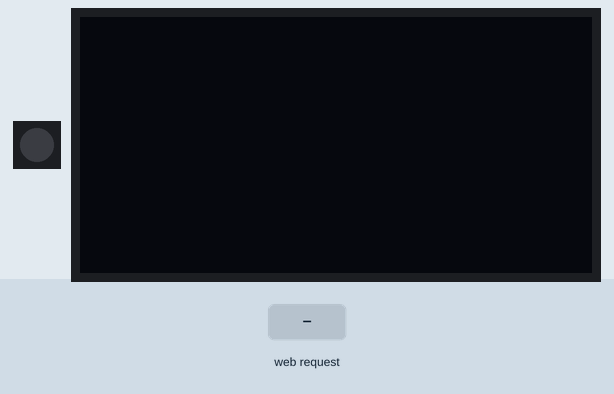
Bench run of a program on a simulated ESP32 board running MicroPython. Parts: 1 RGB LEDs in strip order, left to right, 128×64 one-colour display. The inputs (shaded band) are chosen by the test bench. Dim RGB values are drawn brighter than linear; the OLED is the two-colour kind (top 16 rows yellow); the board's own WiFi access point starts at once; threads take turns every 2 ms; library files of the repository ran but are not shown: ssd1306.py; what the program prints to the serial console is not drawn.

Above: at 1.2 s.
1.3 s: HTTP request GET /func4 received
At 1.52 s:
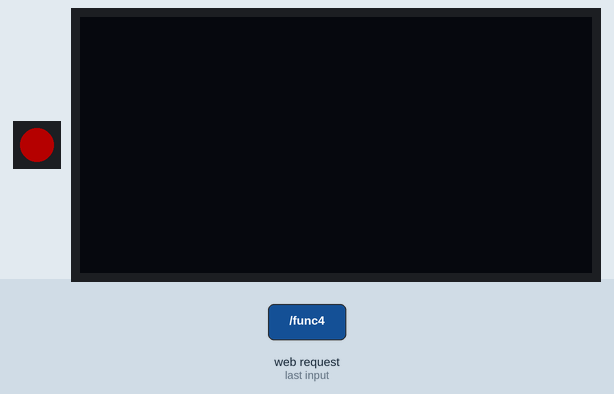
4.3 s: HTTP request GET /func1 received
At 5.5 s:
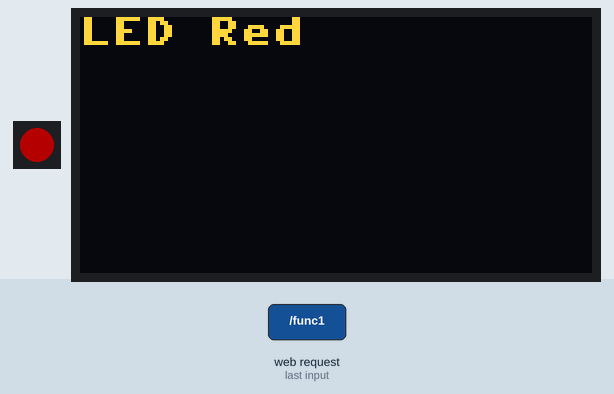
5.8 s: HTTP request GET /func2 received
At 6.8 s:
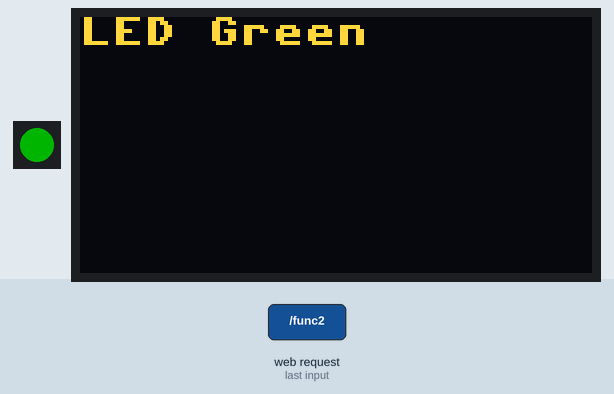
7.3 s: HTTP request GET /func3 received
At 7.9 s:
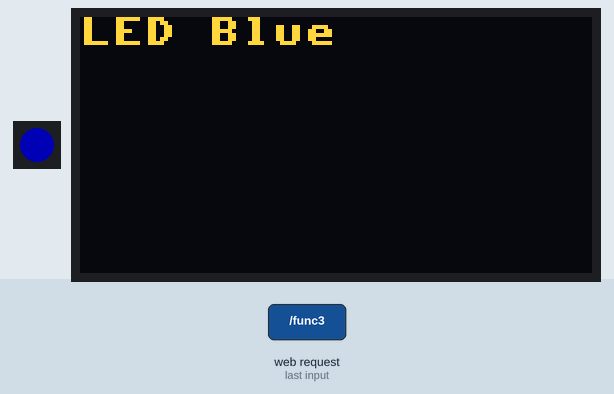
8.8 s: HTTP request GET /func6 received
At 9.2 s:
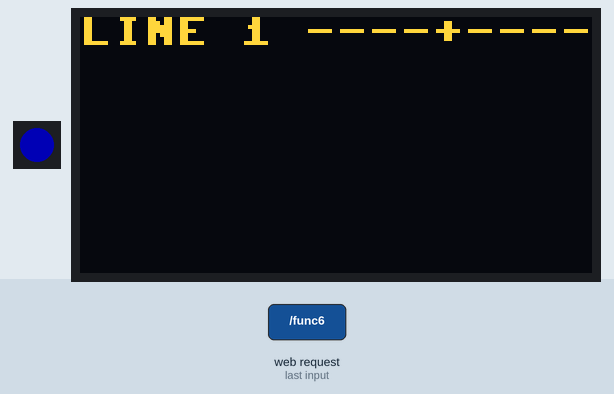
11.8 s: HTTP request GET /func5 received
At 12.6 s:
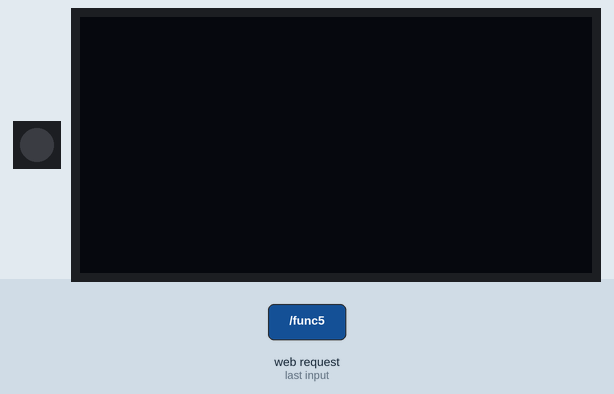
Timing chart, 0 to 14.3 s (numbered marks = the images above; inputs shaded):
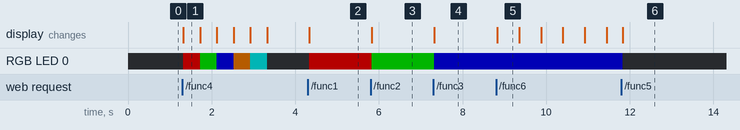

The program:

main.py
```python
"""
Copyright 2024 William H. Beebe, Jr.

Licensed under the Apache License, Version 2.0 (the "License");
you may not use this file except in compliance with the License.
You may obtain a copy of the License at

    http://www.apache.org/licenses/LICENSE-2.0

Unless required by applicable law or agreed to in writing, software
distributed under the License is distributed on an "AS IS" BASIS,
WITHOUT WARRANTIES OR CONDITIONS OF ANY KIND, either express or implied.
See the License for the specific language governing permissions and
limitations under the License.
"""
import machine  as ma
import neopixel as neo
import time     as ti
import config
import os

name = os.uname().machine.split(' ')[-1]
pinnum = 48
np = neo.NeoPixel(ma.Pin(pinnum), 1)

neopixel_colors = [
    (64, 0, 0),  # red
    (0, 64, 0),  # green
    (0, 0, 64),  # blue
    (64, 32, 0), # orange
    (0, 64, 64), # cyan
    (0, 0, 0)    # black
    ]

def cycle_colors():
    for color in neopixel_colors:
        np[0] = color
        np.write()
        ti.sleep_ms(400)
    np[0] = neopixel_colors[-1]
    np.write()

def do_action(action_to_do):
    if action_to_do == config.LED_RED or action_to_do == config.LED_GREEN or action_to_do == config.LED_BLUE or action_to_do == config.LED_OFF:
        np[0] = neopixel_colors[action_to_do]
        np.write()
    elif action_to_do == config.LED_CYCLE:
        cycle_colors();

from SimpleHttp import SimpleHttpServer
shs = SimpleHttpServer(SSID, SOFT_I2C, do_action, PLATFORM)
shs.run()
```

config.py
```python
"""
Copyright 2024 William H. Beebe, Jr.

Licensed under the Apache License, Version 2.0 (the "License");
you may not use this file except in compliance with the License.
You may obtain a copy of the License at

    http://www.apache.org/licenses/LICENSE-2.0

Unless required by applicable law or agreed to in writing, software
distributed under the License is distributed on an "AS IS" BASIS,
WITHOUT WARRANTIES OR CONDITIONS OF ANY KIND, either express or implied.
See the License for the specific language governing permissions and
limitations under the License.
"""
from micropython import const

# Enumerations to perform a task.
LED_RED = const(0)
LED_GREEN = const(1)
LED_BLUE = const(2)
LED_CYCLE = const(3)
LED_OFF = const(5)

# I2C pins for ESP32-S3-DevKit1
SDA_PIN = const(1)
SCL_PIN = const(2)

# SSD1306 OLED display
OLED_WIDTH = const(128)
OLED_HEIGHT = const(64)
OLED_LINE_MAX = const(6)
OLED_ADDR = const(61)

# ST25DV16K I2C RFID EEPROM
ST25DV_CMD = const(45)
ST25DV_USER_MEM = const(83)
ST25DV_SYS_MEM = const(87)
```

SimpleHttp.py
```python
"""
Copyright 2024 William H. Beebe, Jr.

Licensed under the Apache License, Version 2.0 (the "License");
you may not use this file except in compliance with the License.
You may obtain a copy of the License at

    http://www.apache.org/licenses/LICENSE-2.0

Unless required by applicable law or agreed to in writing, software
distributed under the License is distributed on an "AS IS" BASIS,
WITHOUT WARRANTIES OR CONDITIONS OF ANY KIND, either express or implied.
See the License for the specific language governing permissions and
limitations under the License.
"""

# This is the Simple HTTP Server.
# It has HTML/CSS text intermixed with Python code.
# It provides very limited functionality.
# SSD1306 OLED Display

import usocket
import _thread
import time
import gc
import network
from network import WLAN

import ssd1306
import config

class SimpleHttpServer:

    def __init__(self, SSID, SOFT_I2C, do_action, PLATFORM):
        self.i2c = SOFT_I2C
        self.SSID = SSID
        self.platform = PLATFORM
        self.do_action = do_action
        self.display = ssd1306.SSD1306_I2C(config.OLED_WIDTH, config.OLED_HEIGHT, self.i2c, config.OLED_ADDR)
        self.display.fill(0)
        self.display.show()
        gc.enable()

    def test_oled(self):
        for i in range(1, config.OLED_LINE_MAX + 1):
            self.display.fill(0)
            self.display.line(f"LINE {i} ----+----", i)
            self.display.show()
            time.sleep_ms(500)

        self.display.fill(0)
        self.display.show()

    def client_thread(self, clientsocket):
        try:
            received = clientsocket.recv(4096)
        except:
            clientsocket.close()
            return

        # If received has 0 bytes then the other end closed the connection.
        #
        if len(received) == 0:
            clientsocket.close()
            return
        else:
            # Parse the recieved data and perform any given actions.
            #
            received_str = str(received)
            #
            # Uncomment the following for raw debugging purposes. Lots of output.
            #
            #print("Received: {}".format(received_str))

            # Send out the common webpage header for all pages.
            #
            clientsocket.send("HTTP/1.1 200 OK\r\nContent-Type: text/html\r\nConnection:close \r\n\r\n")
            clientsocket.send("<html><head><title>" + self.SSID + "</title>")
            clientsocket.send(
                "<style>"
                "body {font-family: sans-serif;margin: 20px;}"
                "button {"
                "font-size: 300%;"
                "font-weight: bold;"
                "display: inline-block;"
                "margin: 5px;"
                "padding: 20px 60px;"
                "width: 99%;"
                "height: 150px;"
                "justify-content: center;"
                "align-items: center;"
                "text-decoration: none;"
                "color: #ffffff;"
                "background-color: #556B2F;"
                "border: none;"
                "border-radius: 0px;"
                "outline: none;}"
                "hr {border: 0;height: 2px;"
                "background-image: linear-gradient(to right, rgba(0, 0, 0, 0), rgba(0, 0, 0, 0.75), rgba(0, 0, 0, 0));}"
                "h1 {font-size: 300%;color: #D35F8D;text-align: center;}"
                "h2 {font-size: 250%;color: #5FA3D3;padding-left: 15px;}"
                "</style>"
                "</head><body>")
            clientsocket.send("<h1>" + self.SSID + "</h1>")

            # Start parsing the request, performing the various actions.
            # If there is no defined actions for the request, tell the user.
            #
            if "GET / " in received_str:
                clientsocket.send(
                    "<hr/>"
                    "<a href='/func1'><button style='background-color: #DC143C'>LED Red</button></a>"
                    "<a href='/func2'><button style='background-color: #228B22'>LED Green</button></a>"
                    "<a href='/func3'><button style='background-color: #4169E1'>LED Blue</button></a>"
                    "<a href='/func4'><button style='background-color: #808080'>LED Cycle</button></a>"
                    "<a href='/func5'><button style='background-color: #404040'>LED OFF</button></a>"
                    "<a href='/func6'><button style='background-color: #402000'>Test OLED</button></a>"
                    )
            elif "GET /func1 " in received_str:
                clientsocket.send("<h1>LED Red</h1>")
                self.display.fill(0)
                self.display.line('LED Red',1)
                self.display.show()
                self.do_action(config.LED_RED)
            elif "GET /func2 " in received_str:
                clientsocket.send("<h1>LED Green</h1>")
                self.display.fill(0)
                self.display.line('LED Green',1)
                self.display.show()
                self.do_action(config.LED_GREEN)
            elif "GET /func3 " in received_str:
                clientsocket.send("<h1>LED Blue</h1>")
                self.display.fill(0)
                self.display.line('LED Blue',1)
                self.display.show()
                self.do_action(config.LED_BLUE)
            elif "GET /func4 " in received_str:
                clientsocket.send("<h1>LED Cycle</h1>")
                self.display.fill(0)
                self.display.show()
                self.do_action(config.LED_CYCLE)
            elif "GET /func5 " in received_str:
                clientsocket.send("<h1>LED OFF</h1>")
                self.display.fill(0)
                self.display.show()
                self.do_action(config.LED_OFF)
            elif "GET /func6 " in received_str:
                clientsocket.send("<h1>Test OLED</h1>")
                self.test_oled()
            else:
                clientsocket.send("<h1>Undefined Action</h1>" + received_str)

            clientsocket.send("<a href='/'><button style='background-color: #007C80'><em>Home</em></button></a>")
            clientsocket.send("<HR/>")
            clientsocket.send(f"<h2>Memory Free: {gc.mem_free():,} bytes</h2>")
            clientsocket.send("<h2>" + self.platform + "</h2>")
            clientsocket.send("</body></html>")
            gc.collect()

            # Close the socket and terminate the thread
            clientsocket.close()

        time.sleep_ms(500)

    def run(self):
        wlan = WLAN(network.AP_IF)
        wlan.active(True)
        wlan.config(essid=self.SSID)
        wlan.ifconfig(('192.168.1.2','255.255.255.0','192.168.1.1','8.8.8.8'))

        serversocket = usocket.socket(usocket.AF_INET, usocket.SOCK_STREAM)
        serversocket.setsockopt(usocket.SOL_SOCKET, usocket.SO_REUSEADDR, 1)
        serversocket.bind(("192.168.1.2", 80))
        serversocket.listen(1)

        while True:
            (clientsocket, address) = serversocket.accept()
            _thread.start_new_thread(self.client_thread, (clientsocket, ))
        serversocket.close()
```

boot.py
```python
"""
Copyright 2024 William H. Beebe, Jr.

Licensed under the Apache License, Version 2.0 (the "License");
you may not use this file except in compliance with the License.
You may obtain a copy of the License at

    http://www.apache.org/licenses/LICENSE-2.0

Unless required by applicable law or agreed to in writing, software
distributed under the License is distributed on an "AS IS" BASIS,
WITHOUT WARRANTIES OR CONDITIONS OF ANY KIND, either express or implied.
See the License for the specific language governing permissions and
limitations under the License.
"""
# This file is executed on every boot
# (including wake-boot from deepsleep)

import gc
import esp
import platform
import os
import binascii
import machine

print()
print(f"    Memory: {gc.mem_free():,} MB")
print(f"     Flash: {esp.flash_size():,} MB")
PLATFORM = ' '.join(platform.platform().split('-')[:5])
print( "  Platform: " + PLATFORM)
UNAME = os.uname().machine.split(' ')[-1]
UNIQUE_ID = binascii.hexlify(machine.unique_id()).decode('ascii').upper()
print(f" Unique ID: {UNIQUE_ID}")
SSID = UNAME + '-' + UNIQUE_ID[-4:]
print(f"      SSID: {SSID}")
machine.freq(160_000_000)
print(f" CPU Clock: {machine.freq():,} Hz")
#
# Scan I2C bus for devices
#
# I2C pins for ESP32-S3-DevKit1
SDA_PIN = 1
SCL_PIN = 2
SOFT_I2C = machine.SoftI2C(scl=machine.Pin(SCL_PIN), sda=machine.Pin(SDA_PIN))
print(f"       I2C: {SOFT_I2C}")
print( "       I2C: Devices found:", [hex(device_address)
    for device_address in SOFT_I2C.scan()])

print()
```

Measured:
- after the input at 1.3 s, RGB LED 0: off → RGB(64, 0, 0) at once, → RGB(0, 64, 0) 0.40 s later, → RGB(0, 0, 64) 0.40 s later, → RGB(64, 32, 0) 0.40 s later, … (6 changes in this stretch)
- after the input at 4.3 s, RGB LED 0: off → RGB(64, 0, 0) at once; the display: changes at once (image 2)
- after the input at 5.8 s, RGB LED 0: RGB(64, 0, 0) → RGB(0, 64, 0) at once; the display: changes at once (image 3)
- after the input at 7.3 s, RGB LED 0: RGB(0, 64, 0) → RGB(0, 0, 64) at once; the display: changes at once (image 4)
- after the input at 8.8 s, the display: changes at once (image 5)
- after the input at 11.8 s, the display: changes at once (image 6)
- what the display in image 1 shows lasts 0.4 s, from 1.3 s to 1.7 s
